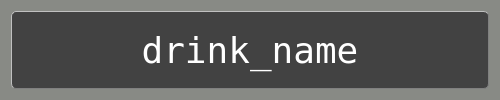
<?xml version="1.0" encoding="UTF-8"?>
<ui version="4.0">
 <class>ListUnitWidget</class>
 <widget class="QWidget" name="ListUnitWidget">
  <property name="geometry">
   <rect>
    <x>0</x>
    <y>0</y>
    <width>500</width>
    <height>100</height>
   </rect>
  </property>
  <property name="sizePolicy">
   <sizepolicy hsizetype="Maximum" vsizetype="Maximum">
    <horstretch>1</horstretch>
    <verstretch>1</verstretch>
   </sizepolicy>
  </property>
  <property name="minimumSize">
   <size>
    <width>500</width>
    <height>100</height>
   </size>
  </property>
  <property name="windowTitle">
   <string>Form</string>
  </property>
  <property name="autoFillBackground">
   <bool>false</bool>
  </property>
  <property name="styleSheet">
   <string notr="true">background-color: rgb(136, 138, 133);</string>
  </property>
  <layout class="QGridLayout" name="gridLayout">
   <item row="0" column="0">
    <widget class="QPushButton" name="pushButton">
     <property name="enabled">
      <bool>true</bool>
     </property>
     <property name="sizePolicy">
      <sizepolicy hsizetype="Minimum" vsizetype="Minimum">
       <horstretch>0</horstretch>
       <verstretch>0</verstretch>
      </sizepolicy>
     </property>
     <property name="sizeIncrement">
      <size>
       <width>0</width>
       <height>0</height>
      </size>
     </property>
     <property name="font">
      <font>
       <family>DejaVu Sans Mono</family>
       <pointsize>27</pointsize>
       <bold>false</bold>
      </font>
     </property>
     <property name="autoFillBackground">
      <bool>false</bool>
     </property>
     <property name="styleSheet">
      <string notr="true">
QPushButton{
background-color: rgb(66,66, 66);
color: rgb(255, 255, 255);
border-style: outset;
    border-width: 1px;
    border-radius: 5px;
    border-color: gray;

    padding: 3px;
}
QPushButton:: pressed{
	
	background-color: rgb(186, 189, 182);
}
</string>
     </property>
     <property name="text">
      <string>drink_name</string>
     </property>
     <property name="autoDefault">
      <bool>false</bool>
     </property>
     <property name="flat">
      <bool>false</bool>
     </property>
    </widget>
   </item>
  </layout>
 </widget>
 <resources/>
 <connections/>
</ui>
